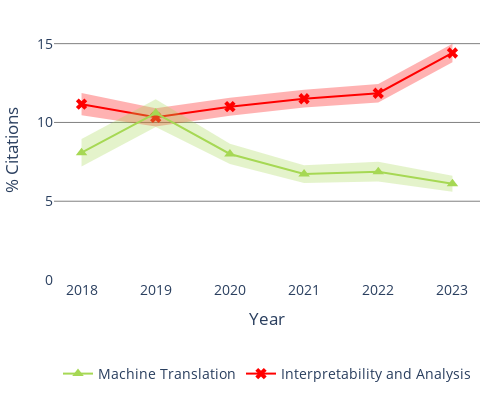

Notebook code for this chart:
### Code cell
import plotly.graph_objects as go

# copied from https://community.plotly.com/t/scatter-plot-fill-with-color-how-to-set-opacity-of-fill/29591
def hex_to_rgb(hex_color: str) -> tuple:
    hex_color = hex_color.lstrip("#")
    if len(hex_color) == 3:
        hex_color = hex_color * 2
    return int(hex_color[0:2], 16), int(hex_color[2:4], 16), int(hex_color[4:6], 16)


interp = 'Interpretability and Analysis'
mt = 'Machine Translation'
opacity=0.3

fig = go.Figure()

fig.add_trace(go.Scatter(
    x=years,
    y=averages,
    mode='lines+markers',
    name=interp,
    line=dict(color=track_styles[interp]['color']),
    marker=dict(color=track_styles[interp]['color'], symbol=track_styles[interp]['marker'], size=10)

))
fig.add_trace(go.Scatter(
    x=years,
    y=[y - e for y, e in zip(averages, confidence_intervals)],
    mode='lines',
    line=dict(width=0),
    showlegend=False,
    fillcolor=f"rgba{(*hex_to_rgb(track_styles[interp]['color']), opacity)}",
))
fig.add_trace(go.Scatter(
    x=years,
    y=[y + e for y, e in zip(averages, confidence_intervals)],
    fill='tonexty',
    mode='lines',
    line=dict(width=0),
    fillcolor=f"rgba{(*hex_to_rgb(track_styles[interp]['color']), opacity)}",
    showlegend=False
))

averages_mt = [np.mean(non_mt_citation_distribution[year]) for year in years]
standard_errors_mt = [np.std(non_mt_citation_distribution[year], ddof=1) / np.sqrt(len(non_mt_citation_distribution[year])) for year in years]
confidence_intervals_mt = [1.96 * se for se in standard_errors_mt]

fig.add_trace(go.Scatter(
    x=years,
    y=averages_mt,
    mode='lines+markers',
    name=mt,
     line=dict(color=track_styles[mt]['color']),
    marker=dict(color=track_styles[mt]['color'], symbol=track_styles[mt]['marker'], size=10)
))
fig.add_trace(go.Scatter(
    x=years,
    y=[y - e for y, e in zip(averages_mt, confidence_intervals_mt)],
    mode='lines',
    line=dict(width=0),
    showlegend=False,
    fillcolor=f"rgba{(*hex_to_rgb(track_styles[mt]['color']), opacity)}"
))
fig.add_trace(go.Scatter(
    x=years,
    y=[y + e for y, e in zip(averages_mt, confidence_intervals_mt)],
    fill='tonexty',
    mode='lines',
    line=dict(width=0),
    showlegend=False,
    fillcolor=f"rgba{(*hex_to_rgb(track_styles[mt]['color']), opacity)}"
))

fig.update_layout(
    xaxis=dict(title='Year', tickmode='array', tickvals=years, type='category'),
    yaxis=dict(title='% Citations', range=[0, max(max([y + e for y, e in zip(averages, confidence_intervals)]), max([y + e for y, e in zip(averages_mt, confidence_intervals_mt)]))*1.1]),
    plot_bgcolor='white',
    paper_bgcolor='white',
    height=400,
    width=500,
    margin=dict(l=20, t=20, r=20, b=10),
    legend=dict(
        x=0.5,
        y=-0.3,
        xanchor='center',
        yanchor='top',
        orientation='h'
    ),
    font=dict(size=14)
)

fig.update_yaxes(showgrid=True, gridwidth=1, gridcolor='gray')

fig.show()

### Figure 1 — Plotly figure (JSON) as saved in the notebook; plotly's stock layout.template omitted (floating-point values rounded to 4 significant figures)
{"data": [{"line": {"color": "#FF0000"}, "marker": {"color": "#FF0000", "size": 10, "symbol": "x"}, "mode": "lines+markers", "name": "Interpretability and Analysis", "type": "scatter", "x": [2018, 2019, 2020, 2021, 2022, 2023], "y": [11.16, 10.32, 11.0, 11.51, 11.85, 14.41]}, {"fillcolor": "rgba(255, 0, 0, 0.3)", "line": {"width": 0}, "mode": "lines", "showlegend": false, "type": "scatter", "x": [2018, 2019, 2020, 2021, 2022, 2023], "y": [10.46, 9.749, 10.43, 10.94, 11.27, 13.81]}, {"fill": "tonexty", "fillcolor": "rgba(255, 0, 0, 0.3)", "line": {"width": 0}, "mode": "lines", "showlegend": false, "type": "scatter", "x": [2018, 2019, 2020, 2021, 2022, 2023], "y": [11.86, 10.9, 11.57, 12.07, 12.43, 15.0]}, {"line": {"color": "#a6d854"}, "marker": {"color": "#a6d854", "size": 10, "symbol": "triangle-up"}, "mode": "lines+markers", "name": "Machine Translation", "type": "scatter", "x": [2018, 2019, 2020, 2021, 2022, 2023], "y": [8.08, 10.6, 7.998, 6.725, 6.875, 6.107]}, {"fillcolor": "rgba(166, 216, 84, 0.3)", "line": {"width": 0}, "mode": "lines", "showlegend": false, "type": "scatter", "x": [2018, 2019, 2020, 2021, 2022, 2023], "y": [7.209, 9.715, 7.356, 6.163, 6.247, 5.601]}, {"fill": "tonexty", "fillcolor": "rgba(166, 216, 84, 0.3)", "line": {"width": 0}, "mode": "lines", "showlegend": false, "type": "scatter", "x": [2018, 2019, 2020, 2021, 2022, 2023], "y": [8.951, 11.48, 8.64, 7.288, 7.503, 6.613]}], "layout": {"font": {"size": 14}, "height": 400, "legend": {"orientation": "h", "x": 0.5, "xanchor": "center", "y": -0.3, "yanchor": "top"}, "margin": {"b": 10, "l": 20, "r": 20, "t": 20}, "paper_bgcolor": "white", "plot_bgcolor": "white", "width": 500, "xaxis": {"autorange": true, "range": [-0.3719, 5.372], "tickmode": "array", "tickvals": [2018, 2019, 2020, 2021, 2022, 2023], "title": {"text": "Year"}, "type": "category"}, "yaxis": {"gridcolor": "gray", "gridwidth": 1, "range": [0, 16.5], "showgrid": true, "title": {"text": "% Citations"}, "type": "linear"}}}
